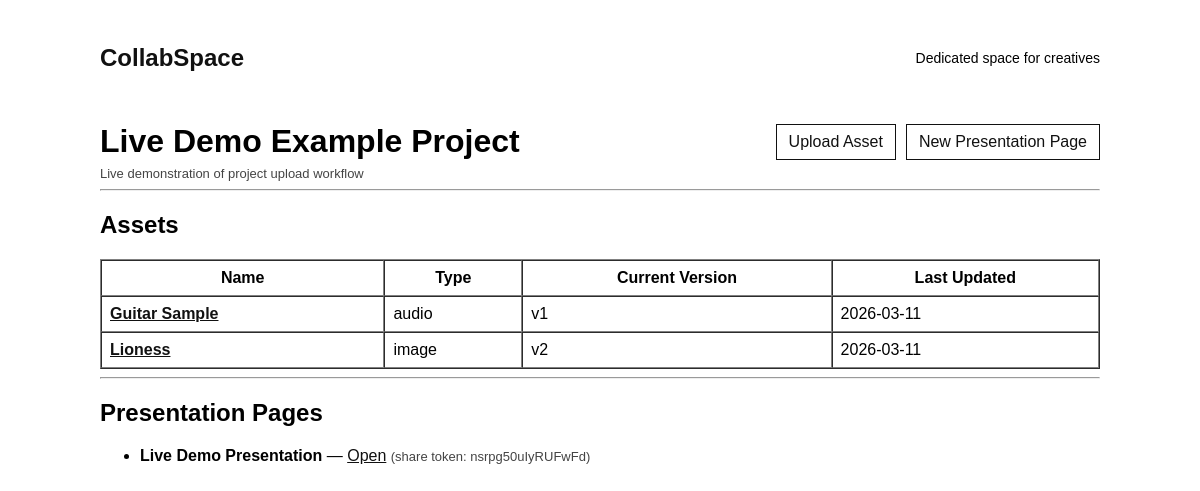
/projects/3, run on the app's committed database.
### models.py (models this page shows)
class Project(db.Model):
    __tablename__ = "projects"
    id = db.Column(db.Integer, primary_key=True)
    title = db.Column(db.String(120), nullable=False)
    description = db.Column(db.Text, nullable=True)
    created_at = db.Column(db.DateTime, default=datetime.utcnow)
    assets = db.relationship("Asset", backref="project", cascade="all, delete-orphan")
    presentations = db.relationship("PresentationPage", backref="project", cascade="all, delete-orphan")

class Asset(db.Model):
    __tablename__ = "assets"
    id = db.Column(db.Integer, primary_key=True)
    project_id = db.Column(db.Integer, db.ForeignKey("projects.id"), nullable=False)
    title = db.Column(db.String(160), nullable=False)
    asset_type = db.Column(db.String(20), nullable=False)  # image|audio|other
    tags = db.Column(db.String(255), nullable=True)
    notes = db.Column(db.Text, nullable=True)
    current_version_id = db.Column(db.Integer, db.ForeignKey("versions.id"), nullable=True)
    created_at = db.Column(db.DateTime, default=datetime.utcnow)
    versions = db.relationship(
        "Version",
        backref="asset",
        cascade="all, delete-orphan",
        foreign_keys="Version.asset_id",
    )

class PresentationPage(db.Model):
    __tablename__ = "presentation_pages"
    id = db.Column(db.Integer, primary_key=True)
    project_id = db.Column(db.Integer, db.ForeignKey("projects.id"), nullable=False)
    title = db.Column(db.String(160), nullable=False)
    share_token = db.Column(db.String(64), unique=True, nullable=False)
    created_at = db.Column(db.DateTime, default=datetime.utcnow)
    items = db.relationship("PresentationItem", backref="presentation", cascade="all, delete-orphan")

### app.py (the view)
    @app.route("/projects/<int:project_id>")
    def project_detail(project_id):
        project = Project.query.get_or_404(project_id)
        assets = Asset.query.filter_by(project_id=project_id).order_by(Asset.created_at.desc()).all()
        presentations = PresentationPage.query.filter_by(project_id=project_id).order_by(PresentationPage.created_at.desc()).all()
        current_versions = {}
        for a in assets:
            if a.current_version_id:
                v = Version.query.get(a.current_version_id)
                current_versions[a.id] = v.version_number if v else "-"
        return render_template(
            "project_detail.html",
            project=project,
            assets=assets,
            presentations=presentations,
            current_versions=current_versions,
        )

### templates/project_detail.html
{% extends "base.html" %}
{% block content %}
  <div class="top" style="margin-top:10px;">
    <div>
      <h1 style="margin-bottom:6px;">{{ project.title }}</h1>
      <div style="font-size:13px;color:#444;">{{ project.description or "No description" }}</div>
    </div>
    <div style="display:flex; gap:10px;">
      <a class="btn" href="{{ url_for('asset_new', project_id=project.id) }}">Upload Asset</a>
      <a class="btn" href="{{ url_for('presentation_new', project_id=project.id) }}">New Presentation Page</a>
    </div>
  </div>
  <hr/>
  <h2>Assets</h2>
  {% if assets %}
    <table border="1" cellpadding="8" cellspacing="0" style="width:100%;">
      <tr>
        <th>Name</th><th>Type</th><th>Current Version</th><th>Last Updated</th>
      </tr>
      {% for a in assets %}
      <tr>
        <td><a href="{{ url_for('asset_detail', asset_id=a.id) }}"><b>{{ a.title }}</b></a></td>
        <td>{{ a.asset_type }}</td>
        <td>{% if a.current_version_id %}v{{ current_versions[a.id] }}{% else %}-{% endif %}</td>
        <td>{{ a.created_at.strftime("%Y-%m-%d") }}</td>
      </tr>
      {% endfor %}
    </table>
  {% else %}
    <p>No assets yet. Click <b>Upload Asset</b> to add your first file.</p>
  {% endif %}
  <hr/>
  <h2>Presentation Pages</h2>
  {% if presentations %}
    <ul>
      {% for p in presentations %}
        <li>
          <b>{{ p.title }}</b> —
          <a href="{{ url_for('presentation_view', share_token=p.share_token) }}">Open</a>
          <span style="color:#444;font-size:13px;">(share token: {{ p.share_token }})</span>
        </li>
      {% endfor %}
    </ul>
  {% else %}
    <p>No presentation pages yet. Click <b>New Presentation Page</b> to create one.</p>
  {% endif %}
{% endblock %}

### templates/base.html (style rules this page uses)
body { font-family: Arial, sans-serif; max-width: 1000px; margin: 24px auto; }
a { color: #111; }
.top { display:flex; align-items:center; justify-content:space-between; }
.btn { padding: 8px 12px; border: 1px solid #111; background: white; cursor:pointer; text-decoration:none; display:inline-block; }

### data on the page
Project: title "Live Demo Example Project", description "Live demonstration of project upload workflow"
Asset: title "Guitar Sample", asset_type "audio", current_versions "1", created_at "2026-03-11"
Asset: title "Lioness", asset_type "image", current_versions "2", created_at "2026-03-11"
PresentationPage: title "Live Demo Presentation", share_token "nsrpg50uIyRUFwFd"
